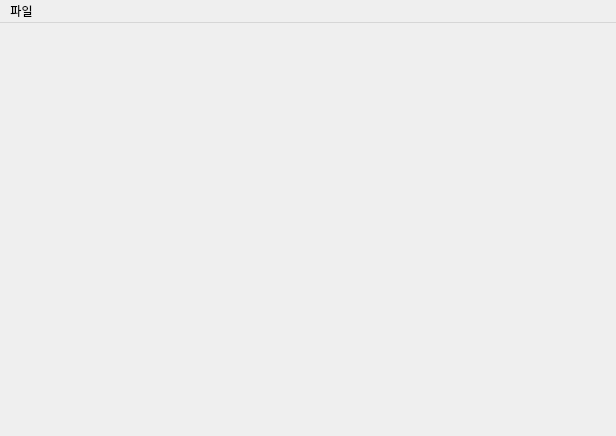
<?xml version="1.0" encoding="UTF-8"?>
<ui version="4.0">
 <class>main_windowClass</class>
 <widget class="QMainWindow" name="main_windowClass">
  <property name="geometry">
   <rect>
    <x>0</x>
    <y>0</y>
    <width>616</width>
    <height>436</height>
   </rect>
  </property>
  <property name="windowTitle">
   <string>text_editor</string>
  </property>
  <widget class="QWidget" name="centralWidget">
   <layout class="QVBoxLayout" name="verticalLayout_2">
    <item>
     <layout class="QVBoxLayout" name="verticalLayout" stretch="9,1">
      <item>
       <widget class="QWidget" name="widget" native="true"/>
      </item>
      <item>
       <widget class="QWidget" name="widget_2" native="true">
        <layout class="QHBoxLayout" name="horizontalLayout_2">
         <property name="spacing">
          <number>0</number>
         </property>
         <property name="leftMargin">
          <number>0</number>
         </property>
         <property name="topMargin">
          <number>0</number>
         </property>
         <property name="rightMargin">
          <number>0</number>
         </property>
         <property name="bottomMargin">
          <number>0</number>
         </property>
         <item>
          <layout class="QHBoxLayout" name="tab_qhlay">
           <property name="spacing">
            <number>0</number>
           </property>
          </layout>
         </item>
        </layout>
       </widget>
      </item>
     </layout>
    </item>
   </layout>
  </widget>
  <widget class="QMenuBar" name="menuBar">
   <property name="geometry">
    <rect>
     <x>0</x>
     <y>0</y>
     <width>616</width>
     <height>21</height>
    </rect>
   </property>
   <widget class="QMenu" name="file_menu">
    <property name="title">
     <string>파일</string>
    </property>
    <addaction name="save_act"/>
    <addaction name="save_as_act"/>
    <addaction name="load_act"/>
   </widget>
   <addaction name="file_menu"/>
  </widget>
  <action name="save_act">
   <property name="text">
    <string>저장</string>
   </property>
  </action>
  <action name="load_act">
   <property name="text">
    <string>불러오기</string>
   </property>
  </action>
  <action name="save_as_act">
   <property name="text">
    <string>다른 이름으로 저장</string>
   </property>
  </action>
 </widget>
 <layoutdefault spacing="6" margin="11"/>
 <resources>
  <include location="../Resource Files/main_window.qrc"/>
 </resources>
 <connections/>
</ui>
